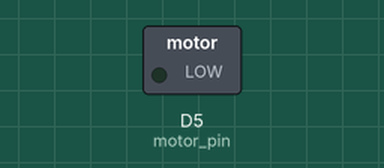
Bench run of a sketch on a simulated ESP8266 (NodeMCU). Shown: switched loads named in the sketch (green lamp = pin HIGH). Dashed ring = blinking. WiFi joins after 1.5 s; servers stay silent unless stated; what the sketch prints to the serial monitor is not drawn.

Above: at 2.1 s.
Timing chart, 0 to 6.6 s (numbered marks = the images above):
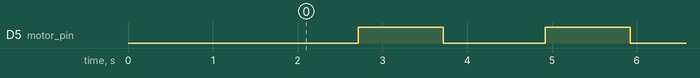

Measured:
- by itself, D5 (motor_pin): alternates HIGH for 1.0 s and LOW for 1.2 s

The sketch:

Basic_Client.ino
```cpp
#include <ESP8266WiFi.h>
#include <ESP8266WiFiMulti.h>

#define motor_pin D5
#define threshold 450
int vibration = 0;
String recieved_value;
String sensor_value;
String ID;
int n;

const char* ssid_1     = "AP_1";
const char* password_1 = "Password_1";
const char * host_1 = "192.168.4.15";
const char* ssid_2     = "AP_2";
const char* password_2 = "Password_2";
const char * host_2 = "192.168.4.43";
const char* ssid_3     = "OnePlus 6";
const char* password_3 = "asdfghjk";
const char * host_3 = "192.168.4.3";

String ssid;
String old_ssid;
String server;

ESP8266WiFiMulti wifiMulti;
WiFiClient client;

void setup()
{
  Serial.begin(115200);
  delay(10);
  Serial.println('\n');
   Serial.setDebugOutput(true);
  // pinMode(sensor_pin, INPUT);
  // To set the ESP in Station Mode
  WiFi.mode(WIFI_STA);
  // Add the WiFi networks you want to connect to
  wifiMulti.addAP(ssid_1, password_1);
  wifiMulti.addAP(ssid_2, password_2);
  wifiMulti.addAP(ssid_3, password_3);
  // Connecting to the best avialable WiFi
  Serial.println("Connecting to AP");
  while(wifiMulti.run() != WL_CONNECTED)
  {
    Serial.print(".");
    delay(500);
  }
  Serial.println("");
  Serial.println("WiFi connected");
  Serial.print("IP address:\t");
  Serial.println(WiFi.localIP());
  pinMode(motor_pin, OUTPUT);
}

void loop()
{
  ssid = WiFi.SSID();
  Serial.print("Connected to:\t");
  Serial.println(ssid);
  if (ssid != String(old_ssid))
  {
    if (ssid == String(ssid_1))
    {
      server = host_1;
    }
    else if (ssid == String(ssid_2))
    {
      server = host_2;
    }
    else if (ssid == String(ssid_3))
    {
      server = host_3;
    }
    delay(1);
    client.connect(server, 80);
    old_ssid = ssid;
  }
  else
  {
    client.connect(server, 80);
  }
  Serial.print("RSSI:");
  Serial.println(WiFi.RSSI());
  if (WiFi.RSSI()<-66 || WiFi.RSSI()>0)
  {
      WiFi.disconnect();
      client.flush();
      client.stop();
      WiFi.setAutoReconnect(true);
      while(wifiMulti.run() != WL_CONNECTED)
      {
        Serial.print(".");
        delay(500);
      }
  }
  recieved_value = client.readStringUntil('\r');
  Serial.println("From the AP: " + recieved_value);
  ID = recieved_value.substring(0, 4);
  sensor_value = recieved_value.substring(5);
  Serial.println(ID);
  Serial.println(sensor_value);
  n = sensor_value.toInt();
  if (n<threshold)
  {
    digitalWrite(motor_pin, HIGH);
    delay(1000);
    digitalWrite(motor_pin, LOW);
  }
  client.flush();
  client.stop();
}
```
